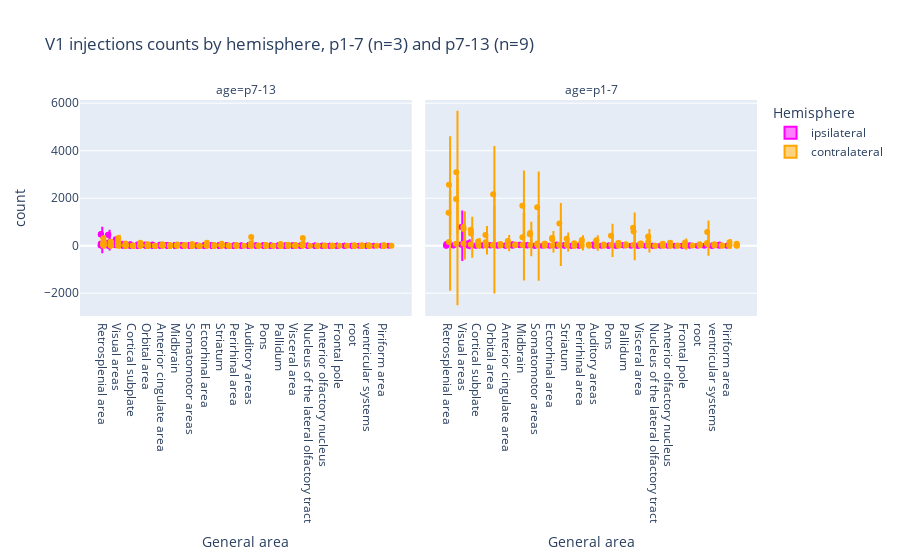

Notebook code cell kept with this figure:
### Code cell
plot_count(
    df_grouped,
    "V1 injections counts by hemisphere, p1-7 (n=3) and p7-13 (n=9)",
    area_order_count,
)

### Figure 1 — Plotly figure (JSON) as saved in the notebook; plotly's stock layout.template omitted (floating-point values rounded to 4 significant figures; data arrays with more than 128 entries replaced by an {"elided": "..."} marker saying what was removed)
{"data": [{"alignmentgroup": "True", "box": {"visible": true}, "hovertemplate": "Hemisphere=ipsilateral<br>age=p7-13<br>General area=%{x}<br>count=%{y}<extra></extra>", "legendgroup": "ipsilateral", "marker": {"color": "magenta"}, "meanline": {"visible": true}, "name": "ipsilateral", "offsetgroup": "ipsilateral", "orientation": "v", "points": "all", "scalegroup": "True", "showlegend": true, "type": "violin", "x": {"elided": "242 str values"}, "x0": " ", "xaxis": "x", "y": {"elided": "242 int values"}, "y0": " ", "yaxis": "y"}, {"alignmentgroup": "True", "box": {"visible": true}, "hovertemplate": "Hemisphere=ipsilateral<br>age=p1-7<br>General area=%{x}<br>count=%{y}<extra></extra>", "legendgroup": "ipsilateral", "marker": {"color": "magenta"}, "meanline": {"visible": true}, "name": "ipsilateral", "offsetgroup": "ipsilateral", "orientation": "v", "points": "all", "scalegroup": "True", "showlegend": false, "type": "violin", "x": ["Anterior olfactory nucleus", "Ectorhinal area", "Main olfactory bulb", "Medulla", "Piriform area", "Postpiriform transition area", "Taenia tecta", "Temporal association areas", "root", "Agranular insular area", "Auditory areas", "Cerebellum", "Gustatory areas", "Hypothalamus", "Infralimbic area", "Midbrain", "Nucleus of the lateral olfactory tract", "Perirhinal area", "Pons", "Posterior parietal association areas", "Retrosplenial area", "Somatosensory areas", "Striatum", "Thalamus", "Visceral area", "Visual areas", "ventricular systems", "Agranular insular area", "Anterior cingulate area", "Auditory areas", "Cerebellum", "Cortical amygdalar area", "Cortical subplate", "Frontal pole", "Hippocampal region", "Hypothalamus", "Midbrain", "Nucleus of the lateral olfactory tract", "Orbital area", "Pallidum", "Perirhinal area", "Piriform-amygdalar area", "Pons", "Posterior parietal association areas", "Prelimbic area", "Retrohippocampal region", "Retrosplenial area", "Somatomotor areas", "Somatosensory areas", "Striatum", "Thalamus", "Visceral area", "Visual areas", "ventricular systems", "Agranular insular area", "Anterior cingulate area", "Auditory areas", "Cortical amygdalar area", "Cortical subplate", "Frontal pole", "Gustatory areas", "Hypothalamus", "Midbrain", "Orbital area", "Pallidum", "Piriform-amygdalar area", "Pons", "Posterior parietal association areas", "Prelimbic area", "Retrohippocampal region", "Retrosplenial area", "Somatomotor areas", "Somatosensory areas", "Striatum", "Thalamus", "Visceral area", "Visual areas", "ventricular systems"], "x0": " ", "xaxis": "x2", "y": [0, 0, 0, 0, 0, 0, 0, 0, 0, 2, 8, 48, 1, 15, 3, 38, 2, 3, 1, 38, 3, 14, 1, 1, 4, 56, 3, 11, 5, 1, 1, 3, 4, 2, 1, 7, 21, 1, 7, 6, 12, 1, 7, 4, 1, 16, 71, 2, 15, 8, 20, 1, 53, 5, 56, 1, 63, 1, 12, 1, 34, 32, 38, 33, 36, 15, 4, 67, 1, 9, 9, 2, 21, 32, 119, 5, 790, 3], "y0": " ", "yaxis": "y2"}, {"alignmentgroup": "True", "box": {"visible": true}, "hovertemplate": "Hemisphere=contralateral<br>age=p7-13<br>General area=%{x}<br>count=%{y}<extra></extra>", "legendgroup": "contralateral", "marker": {"color": "orange"}, "meanline": {"visible": true}, "name": "contralateral", "offsetgroup": "contralateral", "orientation": "v", "points": "all", "scalegroup": "True", "showlegend": true, "type": "violin", "x": {"elided": "245 str values"}, "x0": " ", "xaxis": "x", "y": {"elided": "245 int values"}, "y0": " ", "yaxis": "y"}, {"alignmentgroup": "True", "box": {"visible": true}, "hovertemplate": "Hemisphere=contralateral<br>age=p1-7<br>General area=%{x}<br>count=%{y}<extra></extra>", "legendgroup": "contralateral", "marker": {"color": "orange"}, "meanline": {"visible": true}, "name": "contralateral", "offsetgroup": "contralateral", "orientation": "v", "points": "all", "scalegroup": "True", "showlegend": false, "type": "violin", "x": ["Accessory olfactory bulb", "Agranular insular area", "Anterior cingulate area", "Anterior olfactory nucleus", "Auditory areas", "Cerebellum", "Cortical amygdalar area", "Cortical subplate", "Dorsal peduncular area", "Ectorhinal area", "Frontal pole", "Gustatory areas", "Hippocampal region", "Hypothalamus", "Infralimbic area", "Main olfactory bulb", "Medulla", "Midbrain", "Nucleus of the lateral olfactory tract", "Orbital area", "Pallidum", "Perirhinal area", "Piriform area", "Piriform-amygdalar area", "Pons", "Posterior parietal association areas", "Postpiriform transition area", "Prelimbic area", "Retrohippocampal region", "Retrosplenial area", "Somatomotor areas", "Somatosensory areas", "Striatum", "Taenia tecta", "Temporal association areas", "Thalamus", "Visceral area", "Visual areas", "root", "ventricular systems", "Accessory olfactory bulb", "Agranular insular area", "Anterior olfactory nucleus", "Auditory areas", "Cortical amygdalar area", "Cortical subplate", "Dorsal peduncular area", "Ectorhinal area", "Gustatory areas", "Hippocampal region", "Hypothalamus", "Infralimbic area", "Main olfactory bulb", "Midbrain", "Orbital area", "Pallidum", "Perirhinal area", "Piriform area", "Postpiriform transition area", "Prelimbic area", "Retrohippocampal region", "Retrosplenial area", "Somatomotor areas", "Somatosensory areas", "Striatum", "Taenia tecta", "Temporal association areas", "Thalamus", "Visceral area", "Visual areas", "root", "ventricular systems", "Accessory olfactory bulb", "Agranular insular area", "Anterior cingulate area", "Anterior olfactory nucleus", "Auditory areas", "Cerebellum", "Cortical amygdalar area", "Cortical subplate", "Ectorhinal area", "Frontal pole", "Hippocampal region", "Hypothalamus", "Main olfactory bulb", "Medulla", "Midbrain", "Nucleus of the lateral olfactory tract", "Orbital area", "Pallidum", "Perirhinal area", "Piriform area", "Pons", "Posterior parietal association areas", "Postpiriform transition area", "Prelimbic area", "Retrohippocampal region", "Retrosplenial area", "Somatomotor areas", "Somatosensory areas", "Striatum", "Temporal association areas", "Thalamus", "Visceral area", "Visual areas", "root", "ventricular systems"], "x0": " ", "xaxis": "x2", "y": [83, 934, 202, 122, 201, 21, 117, 118, 47, 273, 134, 75, 754, 481, 47, 577, 83, 1680, 2, 2170, 64, 240, 148, 8, 417, 49, 83, 103, 1969, 1384, 1624, 448, 298, 12, 167, 672, 83, 792, 61, 65, 5, 16, 3, 2, 1, 8, 1, 8, 5, 32, 29, 1, 114, 28, 19, 7, 1, 3, 2, 2, 83, 157, 32, 12, 16, 3, 24, 48, 12, 79, 14, 6, 3, 39, 14, 6, 232, 3, 38, 179, 328, 3, 595, 537, 63, 1, 354, 2, 30, 17, 145, 20, 31, 24, 79, 3, 3094, 2565, 94, 151, 60, 390, 515, 97, 709, 38, 31], "y0": " ", "yaxis": "y2"}], "layout": {"annotations": [{"font": {}, "showarrow": false, "text": "age=p7-13", "x": 0.245, "xanchor": "center", "xref": "paper", "y": 1, "yanchor": "bottom", "yref": "paper"}, {"font": {}, "showarrow": false, "text": "age=p1-7", "x": 0.755, "xanchor": "center", "xref": "paper", "y": 1, "yanchor": "bottom", "yref": "paper"}], "legend": {"title": {"text": "Hemisphere"}, "tracegroupgap": 0}, "title": {"text": "V1 injections counts by hemisphere, p1-7 (n=3) and p7-13 (n=9)"}, "violinmode": "group", "xaxis": {"anchor": "y", "categoryarray": ["Retrosplenial area", "Retrohippocampal region", "Visual areas", "Thalamus", "Cortical subplate", "Somatosensory areas", "Orbital area", "Gustatory areas", "Anterior cingulate area", "Posterior parietal association areas", "Midbrain", "Hypothalamus", "Somatomotor areas", "Postpiriform transition area", "Ectorhinal area", "Agranular insular area", "Striatum", "Prelimbic area", "Perirhinal area", "Dorsal peduncular area", "Auditory areas", "Infralimbic area", "Pons", "Cortical amygdalar area", "Pallidum", "Hippocampal region", "Visceral area", "Temporal association areas", "Nucleus of the lateral olfactory tract", "Medulla", "Anterior olfactory nucleus", "Taenia tecta", "Frontal pole", "Piriform-amygdalar area", "root", "Main olfactory bulb", "ventricular systems", "Cerebellum", "Piriform area", "Accessory olfactory bulb"], "categoryorder": "array", "domain": [0, 0.49], "title": {"text": "General area"}}, "xaxis2": {"anchor": "y2", "categoryarray": ["Retrosplenial area", "Retrohippocampal region", "Visual areas", "Thalamus", "Cortical subplate", "Somatosensory areas", "Orbital area", "Gustatory areas", "Anterior cingulate area", "Posterior parietal association areas", "Midbrain", "Hypothalamus", "Somatomotor areas", "Postpiriform transition area", "Ectorhinal area", "Agranular insular area", "Striatum", "Prelimbic area", "Perirhinal area", "Dorsal peduncular area", "Auditory areas", "Infralimbic area", "Pons", "Cortical amygdalar area", "Pallidum", "Hippocampal region", "Visceral area", "Temporal association areas", "Nucleus of the lateral olfactory tract", "Medulla", "Anterior olfactory nucleus", "Taenia tecta", "Frontal pole", "Piriform-amygdalar area", "root", "Main olfactory bulb", "ventricular systems", "Cerebellum", "Piriform area", "Accessory olfactory bulb"], "categoryorder": "array", "domain": [0.51, 1], "matches": "x", "title": {"text": "General area"}}, "yaxis": {"anchor": "x", "domain": [0, 1], "title": {"text": "count"}}, "yaxis2": {"anchor": "x2", "domain": [0, 1], "matches": "y", "showticklabels": false}}}
